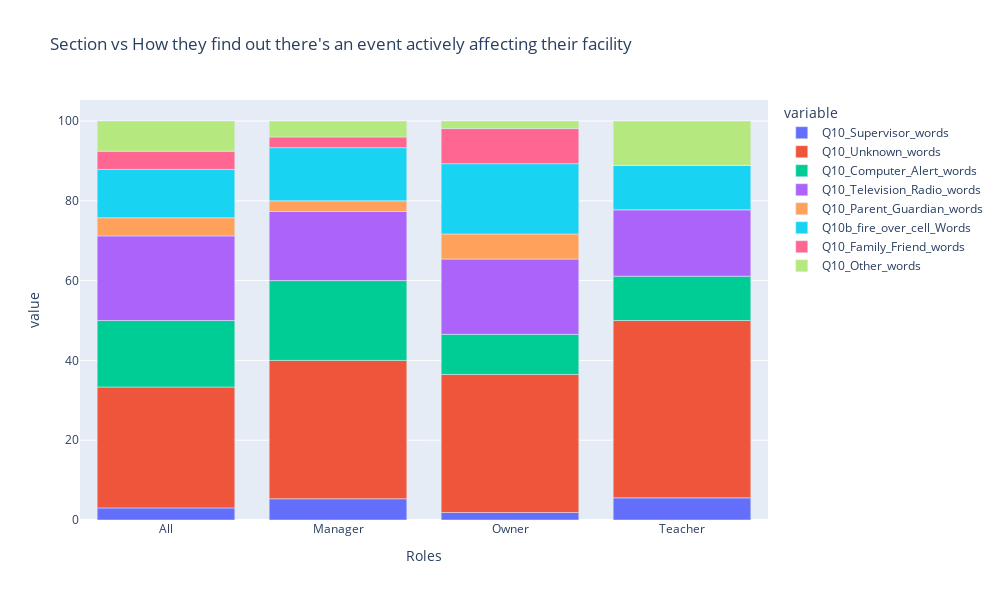

Notebook cell for this chart:
### Markdown cell above
### Roles vs How they find out there's an event actively affecting their facility

### Code cell
# Making a new derived Roles column
# Define conditions
conditions = [
    (df['Q3)  role_Owner']+df['Q3)  role_Manager']+df['Q3) role_Teacher'])==3,
    (df['Q3)  role_Owner']==1),
    (df['Q3)  role_Manager']==1),
    df['Q3) role_Teacher']==1,
]

# Define corresponding values for the new column
values = ['All', 'Owner', 'Manager','Teacher']

# Apply the conditions
df['Roles'] = np.select(conditions, values, default='No Match')
df=df[df['Roles']!='No Match']

# Values for aggregation
values = ['Q10_Supervisor_words','Q10_Unknown_words','Q10_Computer_Alert_words','Q10_Television_Radio_words','Q10_Parent_Guardian_words','Q10b_fire_over_cell_Words\n\n','Q10_Family_Friend_words','Q10_Other_words'] 
rows = ['Roles'] #rows

#Pivot table
pivot_table = pd.pivot_table(
    df,
    values= values,  
    index= rows,  # Rows
    columns=None,       # Columns
    aggfunc='count'  # Aggregation functions
)

pivot_table_percentage = round(pivot_table.div(pivot_table.sum(axis=1), axis=0) * 100,2)
pivot_table_percentage=pivot_table_percentage.reset_index()
pivot_table_percentage.columns

#Plotly bar plot
fig2 = px.bar(pivot_table_percentage, x='Roles', y=values, title="Section vs How they find out there's an event actively affecting their facility",
            )

#Figsize
fig2.update_layout(
    width=1000,  # Set the width of the chart (adjust as needed)
    height=600,  # Set the height of the chart (adjust as needed)
)

fig2.show()

### Figure 1 — Plotly figure (JSON) as saved in the notebook; plotly's stock layout.template omitted (floating-point values rounded to 4 significant figures)
{"data": [{"alignmentgroup": "True", "hovertemplate": "variable=Q10_Supervisor_words<br>Roles=%{x}<br>value=%{y}<extra></extra>", "legendgroup": "Q10_Supervisor_words", "marker": {"color": "#636efa", "pattern": {"shape": ""}}, "name": "Q10_Supervisor_words", "offsetgroup": "Q10_Supervisor_words", "orientation": "v", "showlegend": true, "textposition": "auto", "type": "bar", "x": ["All", "Manager", "Owner", "Teacher"], "xaxis": "x", "y": [3.03, 5.33, 1.89, 5.56], "yaxis": "y"}, {"alignmentgroup": "True", "hovertemplate": "variable=Q10_Unknown_words<br>Roles=%{x}<br>value=%{y}<extra></extra>", "legendgroup": "Q10_Unknown_words", "marker": {"color": "#EF553B", "pattern": {"shape": ""}}, "name": "Q10_Unknown_words", "offsetgroup": "Q10_Unknown_words", "orientation": "v", "showlegend": true, "textposition": "auto", "type": "bar", "x": ["All", "Manager", "Owner", "Teacher"], "xaxis": "x", "y": [30.3, 34.67, 34.59, 44.44], "yaxis": "y"}, {"alignmentgroup": "True", "hovertemplate": "variable=Q10_Computer_Alert_words<br>Roles=%{x}<br>value=%{y}<extra></extra>", "legendgroup": "Q10_Computer_Alert_words", "marker": {"color": "#00cc96", "pattern": {"shape": ""}}, "name": "Q10_Computer_Alert_words", "offsetgroup": "Q10_Computer_Alert_words", "orientation": "v", "showlegend": true, "textposition": "auto", "type": "bar", "x": ["All", "Manager", "Owner", "Teacher"], "xaxis": "x", "y": [16.67, 20, 10.06, 11.11], "yaxis": "y"}, {"alignmentgroup": "True", "hovertemplate": "variable=Q10_Television_Radio_words<br>Roles=%{x}<br>value=%{y}<extra></extra>", "legendgroup": "Q10_Television_Radio_words", "marker": {"color": "#ab63fa", "pattern": {"shape": ""}}, "name": "Q10_Television_Radio_words", "offsetgroup": "Q10_Television_Radio_words", "orientation": "v", "showlegend": true, "textposition": "auto", "type": "bar", "x": ["All", "Manager", "Owner", "Teacher"], "xaxis": "x", "y": [21.21, 17.33, 18.87, 16.67], "yaxis": "y"}, {"alignmentgroup": "True", "hovertemplate": "variable=Q10_Parent_Guardian_words<br>Roles=%{x}<br>value=%{y}<extra></extra>", "legendgroup": "Q10_Parent_Guardian_words", "marker": {"color": "#FFA15A", "pattern": {"shape": ""}}, "name": "Q10_Parent_Guardian_words", "offsetgroup": "Q10_Parent_Guardian_words", "orientation": "v", "showlegend": true, "textposition": "auto", "type": "bar", "x": ["All", "Manager", "Owner", "Teacher"], "xaxis": "x", "y": [4.55, 2.67, 6.29, 0], "yaxis": "y"}, {"alignmentgroup": "True", "hovertemplate": "variable=Q10b_fire_over_cell_Words\n\n<br>Roles=%{x}<br>value=%{y}<extra></extra>", "legendgroup": "Q10b_fire_over_cell_Words\n\n", "marker": {"color": "#19d3f3", "pattern": {"shape": ""}}, "name": "Q10b_fire_over_cell_Words\n\n", "offsetgroup": "Q10b_fire_over_cell_Words\n\n", "orientation": "v", "showlegend": true, "textposition": "auto", "type": "bar", "x": ["All", "Manager", "Owner", "Teacher"], "xaxis": "x", "y": [12.12, 13.33, 17.61, 11.11], "yaxis": "y"}, {"alignmentgroup": "True", "hovertemplate": "variable=Q10_Family_Friend_words<br>Roles=%{x}<br>value=%{y}<extra></extra>", "legendgroup": "Q10_Family_Friend_words", "marker": {"color": "#FF6692", "pattern": {"shape": ""}}, "name": "Q10_Family_Friend_words", "offsetgroup": "Q10_Family_Friend_words", "orientation": "v", "showlegend": true, "textposition": "auto", "type": "bar", "x": ["All", "Manager", "Owner", "Teacher"], "xaxis": "x", "y": [4.55, 2.67, 8.81, 0], "yaxis": "y"}, {"alignmentgroup": "True", "hovertemplate": "variable=Q10_Other_words<br>Roles=%{x}<br>value=%{y}<extra></extra>", "legendgroup": "Q10_Other_words", "marker": {"color": "#B6E880", "pattern": {"shape": ""}}, "name": "Q10_Other_words", "offsetgroup": "Q10_Other_words", "orientation": "v", "showlegend": true, "textposition": "auto", "type": "bar", "x": ["All", "Manager", "Owner", "Teacher"], "xaxis": "x", "y": [7.58, 4, 1.89, 11.11], "yaxis": "y"}], "layout": {"barmode": "relative", "height": 600, "legend": {"title": {"text": "variable"}, "tracegroupgap": 0}, "title": {"text": "Section vs How they find out there's an event actively affecting their facility"}, "width": 1000, "xaxis": {"anchor": "y", "autorange": true, "domain": [0, 1], "range": [-0.5, 3.5], "title": {"text": "Roles"}, "type": "category"}, "yaxis": {"anchor": "x", "autorange": true, "domain": [0, 1], "range": [0, 105.3], "title": {"text": "value"}, "type": "linear"}}}
